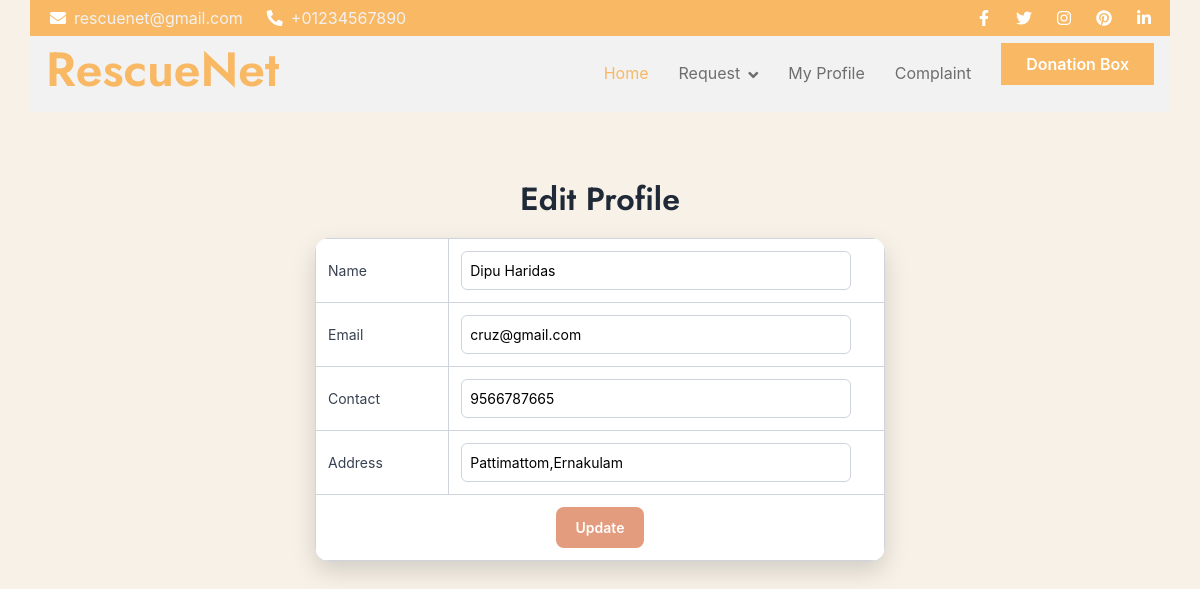
/Volunteer/EditProfile/ (signed in), run on an earlier commit of the app's database.
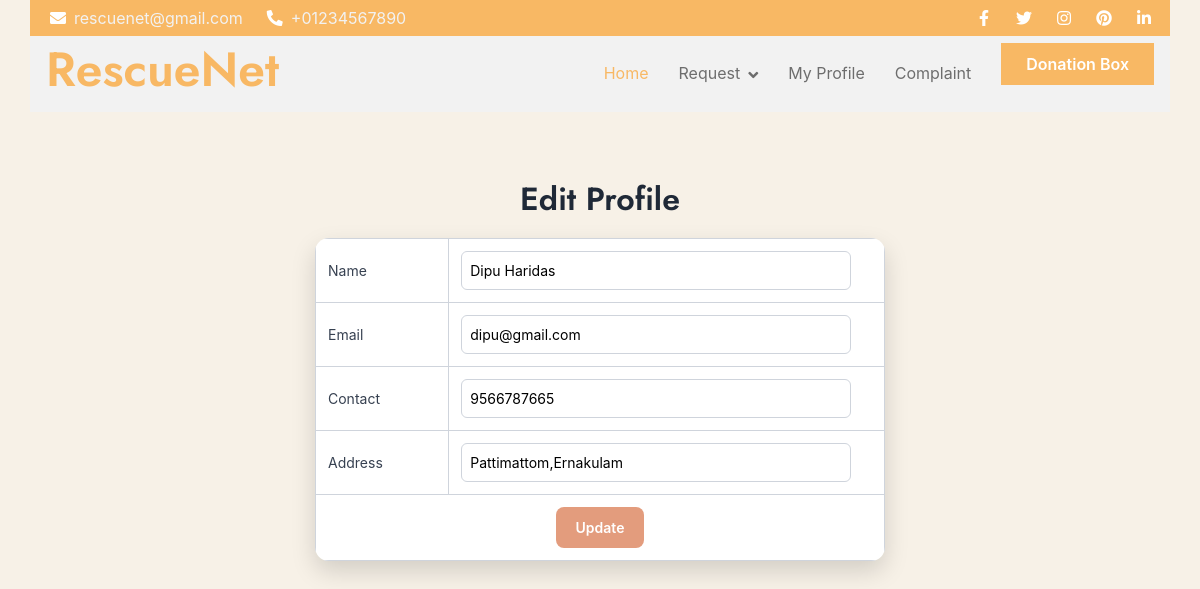
And on a later commit of the database.
### Guest/models.py (models this page shows)
class tbl_volunteer(models.Model):
    volunteer_name=models.CharField(max_length=50)
    volunteer_email=models.CharField(max_length=50)
    volunteer_password=models.CharField(max_length=50)
    volunteer_photo=models.FileField(upload_to="Assets/VolunteerDocs/")
    volunteer_proof=models.FileField(upload_to="Assets/VolunteerDocs/")
    volunteer_address=models.CharField(max_length=100)
    volunteer_contact=models.CharField(max_length=50)
    volunteer_emergency=models.IntegerField()
    place=models.ForeignKey(tbl_place,on_delete=models.CASCADE)
    volunteer_status=models.IntegerField(default=0)

### Volunteer/views.py (the view, shortened to what this page needs)
# urls.py: path("EditProfile/",views.EditProfile,name="EditProfile"),
def EditProfile(request):
    if "vid" not in request.session:
        return redirect("Guest:Login")
    vdata = tbl_volunteer.objects.get(id=request.session["vid"])
    return render(request, 'Volunteer/EditProfile.html', {'vdata': vdata})

### Volunteer/Templates/Volunteer/EditProfile.html (shortened to what this page needs)
{% extends 'Volunteer/Header.html' %}
{% block content %}
<!DOCTYPE html>
<html lang="en">
<head>
</head>
<body>
    <h2>Edit Profile</h2>
    <form action="" method="post">
        <table>
            <tr>
                <td>Name</td>
                <td><input type="text" required name="txt_name" id="txt_name" value="{{vdata.volunteer_name}}"
                title="Name Allows Only Alphabets,Spaces and First Letter Must Be Capital Letter" pattern="^[A-Z]+[a-zA-Z ]*$"></td>
            </tr>
            <tr>
                <td>Email</td>
                <td><input type="email" required name="txt_email" id="txt_email" value="{{vdata.volunteer_email}}"></td>
            </tr>
            <tr>
                <td>Contact</td>
                <td><input type="text" required name="txt_contact" id="txt_contact" value="{{vdata.volunteer_contact}}"
                pattern="[7-9]{1}[0-9]{9}" title="Phone number with 7-9 and remaining 9 digits 0-9"></td>
            </tr>
            <tr>
                <td>Address</td>
                <td><input type="text" required name="txt_address" id="txt_address" value="{{vdata.volunteer_address}}"></td>
            </tr>
            <tr>
                <td colspan="2" align="center"><input type="submit" value="Update"></td>
            </tr>
        </table>
    </form>
</body>
</html>
{% endblock %}

What changed in the data, as far as the page shows it:
changed tbl_volunteer "Dipu Haridas": txt_email "cruz@gmail.com" → "dipu@gmail.com"
